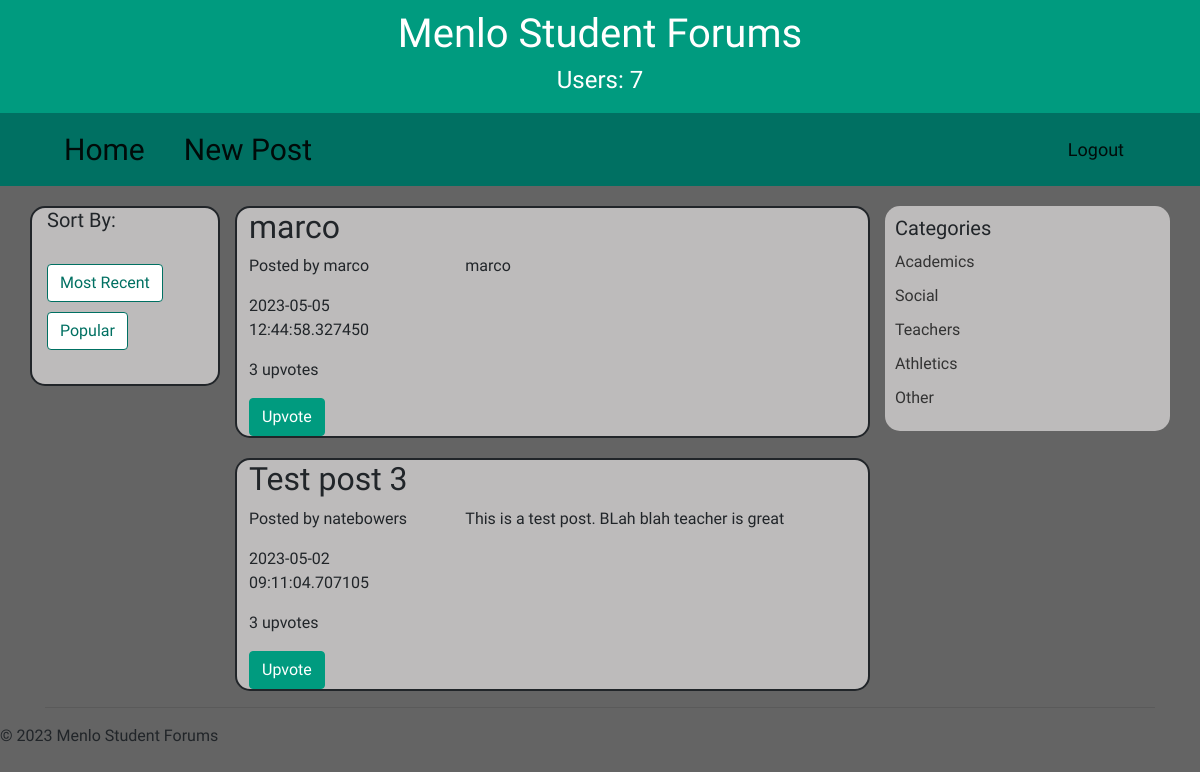
The app's page /home/teachers, older data.
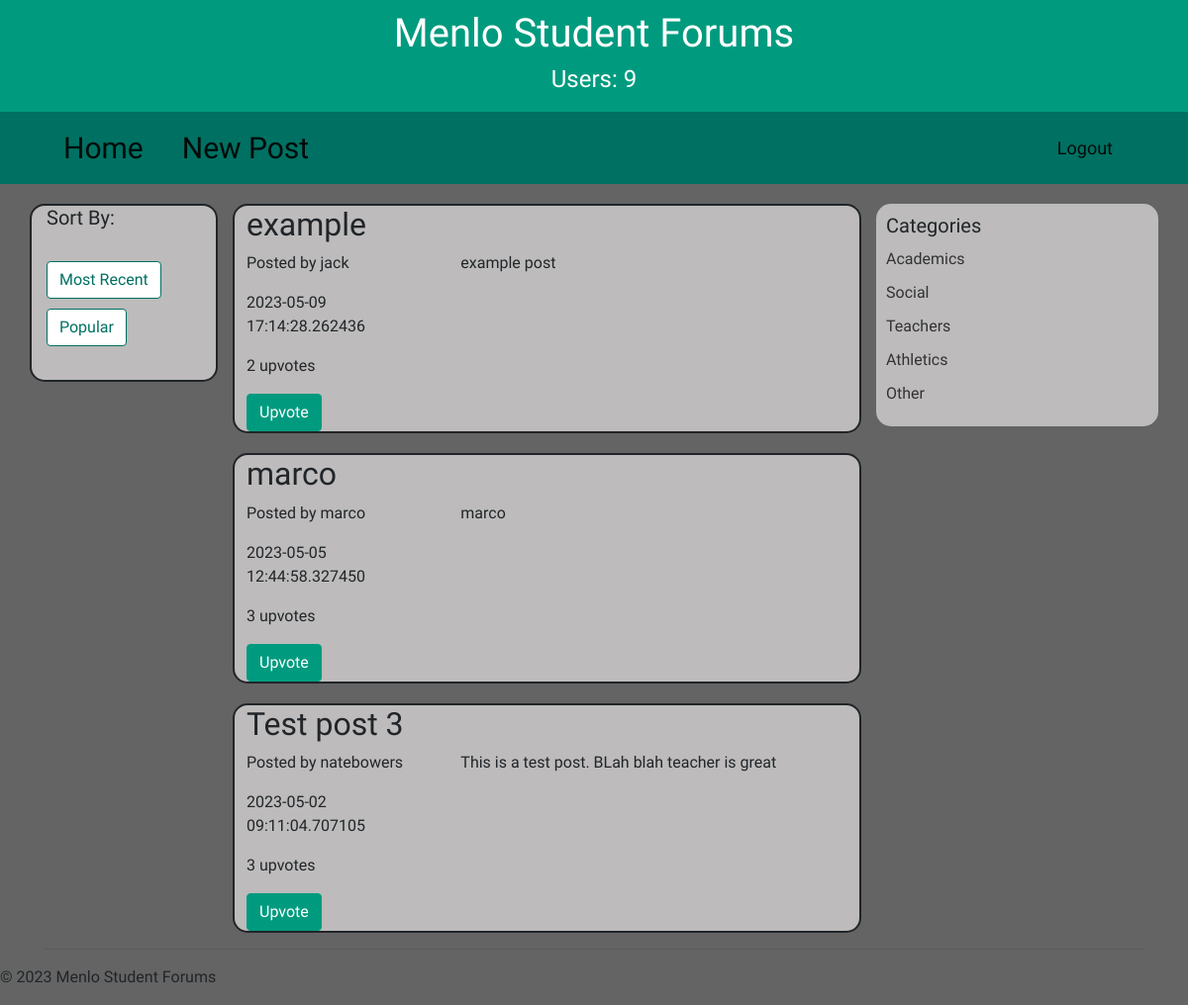
The same page, newer data.
### models.py (models this page shows, shortened)
class Post(Base):
    __tablename__ = "posts"
    title = Column("title", TEXT, nullable=False)
    topic = Column("topic", TEXT, nullable=False)
    content = Column("content", TEXT, nullable=False)
    user_id = Column("user_id", TEXT, nullable=False)
    id = Column("id", INTEGER, primary_key=True, autoincrement=True)
    time = Column("time", TEXT, nullable=False)
    upvotes = relationship("Upvote", back_populates="post",overlaps="upvotes")
    upvoters = relationship("User", secondary="upvotes", primaryjoin="Post.id == Upvote.post_id", secondaryjoin="User.username == Upvote.upvoter_username", backref=backref("upvoted_posts", lazy="dynamic"),
    )
    @property
    def upvoted_usernames(self):
        return [user.username for user in self.upvoters]

### app.py (the view)
@app.route('/home/teachers')
def teachers():
    posts = db_session.query(Post).where(Post.topic =='teachers').order_by(Post.time.desc()).all()
    session['count_users'] = db_session.query(User).count()
    return render_template("home.html", posts=posts)

### templates/home.html (shortened to what this page needs)
{% set active_page = "home" %}
{% extends "base.html" %}
{% block content %}
<nav class="navbar navbar-expand-lg navbar-light">
    <div class="container">
      <a class="navbar-brand homenavbar nav-left-buttons" href="/home">Home</a>
      <a class="navbar-brand nav-left-buttons mr-auto" href="/newpost">New Post</a>
      <div class=" justify-content-end">
        <ul class="navbar-nav">
          <li class="nav-item ml-auto">
            <a class="navbar-brand" href="/logout">Logout {{session["username"]}}</a>
          </li>
        </ul>
      </div>
    </div>
  </nav>
<div class="container">
    <div class="row">
        <div class="col-md-2 sortby">
            <h4>Sort By:</h4>
            <br>
            <a class="btn btn-default" href="/home/recent">Most Recent</a>
            <br>
            <a class="btn btn-default" href="/home/popular">Popular</a>
        </div>
        <div class="col-md-7">
            {% for post in posts %}
                <div class="post" id="post{{post.id}}">
                    <h2 class="post-title">{{ post.title }}</h2>
                    <div class="row">
                        <div class="col-md-4">
                            <p class="post-info">Posted by {{ post.user_id }}</p>
                            <p>{{ post.time }}</p>
                            <p class="post-stats">{{ post.upvotes|length }} upvotes</p>
                            {%if session["username"] in post.upvoted_usernames%}
                                <button type="submit" class="btn btn-primary disabled-submit-button">Upvote</button>
                            {%else%}
                                <form method="POST" action="/upvote">
                                    <button type="submit" class="btn btn-primary upvote-btn">Upvote</button>
                                </form>
                            {%endif%}
                        </div>
                        <div class="col-md-8">
                            <div class="post-content">
                                <p>{{ post.content }}</p>
                            </div>
                        </div>
                    </div>
                </div>
            {% endfor %}
        </div>
        <div class="col-md-3 categories">
            <h3>Categories</h3>
            <ul>
                <li><a href="/home/academics">Academics</a></li>
                <li><a href="/home/social">Social</a></li>
                <li><a href="/home/teachers">Teachers</a></li>
                <li><a href="/home/athletics">Athletics</a></li>
                <li><a href="/home/other">Other</a></li>
            </ul>
        </div>
    </div>
    <hr>
</div>
{%endblock%}

### templates/base.html (shortened to what this page needs)
<!DOCTYPE html>
<html lang="en">
<head>
  <link rel="stylesheet" href="https://stackpath.bootstrapcdn.com/bootstrap/4.3.1/css/bootstrap.min.css">
  <link rel="stylesheet" href="{{url_for('static', filename='styles/style.css')}}">
</head>
<body>
    {% set active_page = active_page|default('home') -%}
  <div class="top-bar">
      <h1>Menlo Student Forums</h1>
      <h4>Users: {{session["count_users"] }}</h4>
  </div>
  {% block content %}
  {% endblock %}
  <footer>
    <p>&copy; 2023 Menlo Student Forums</p>
  </footer>
</body>
</html>

### static/styles/style.css (style rules this page uses)
body { background-color: #646464; font-family: 'Jura', sans-serif; }
.top-bar { background-color: #009B7F; color: #FFFFFF; padding: 10px; font-size: 24px; text-align: center; }
.btn-primary { background-color: #009B7F; border-color: #009B7F; }
.navbar { background-color: #007062; color: #FFFFFF; }
.navbar a { color: #FFFFFF; display: inline-block; padding: 2px 4px; border-radius: 5px; }
.nav-left-buttons { align-self: left; }
.homenavbar { padding-right: 3vw; }
.navbar-brand { font-family: 'Jura', sans-serif; font-size: 30px; color: #FFF; margin-left: 15px; }
.navbar-nav li a { font-size: 18px; color: #FFF; padding: 15px; }
.sortby h4 { font-family: 'Jura', sans-serif; font-size: 20px; }
.sortby a { margin-right: 10px; margin-bottom: 10px; background-color: #FFF; color: #007062; border-color: #007062; }
.sortby { border:#212529 2px solid; background-color: #bdbbbb; max-height: 180px; margin-top:20px; border-radius:15px; }
.post { border:#212529 2px solid; margin-top:20px; padding-left:1vw; border-radius: 15px; background-color: #bdbbbb; }
.post-content p { margin-bottom: 0; }
.categories { background-color: #bdbbbb; padding: 10px; margin-top: 20px; border-radius: 15px; max-height: 225px; }
.categories h3 { font-size: 20px; margin-top: 0; margin-bottom: 10px; }
.categories ul { list-style: none; padding: 0; margin: 0; }
.categories li { margin-bottom: 10px; }
.categories a { color: #333333; text-decoration: none; }

Row changes from the older to the newer data that the page shows:
added Post: title "example", user_id "jack", time "2023-05-09 17:14:28.262436", upvotes|length "2", content "example post"
Text that changed along with them:
{{ session["count_users"] }}: "7" → "9"
